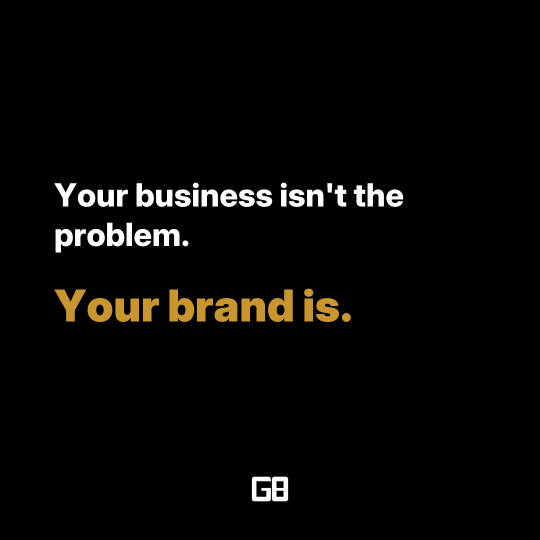
#> input picture assets/gobig/instagram/first-carousel/slide-01.png, 1080 x 1080 px, given in place of logo-v8-wordmark.png, which was not available (shown at 1/2 size)
$ python generate_v8.py
#> lines starting #> are read from the running program, lines starting #| are printed output that depends on the picture; pictures that were not available may be replaced by others from this repository, and a replacement may not be noted
#!/usr/bin/env python3
"""
GO BIG — Instagram Carousel / final-v8
Black bg · White + gold accents · Inter only (no serif) · V8 wordmark footer (small, centered)
"""
from PIL import Image, ImageDraw, ImageFont
import os

# ── Canvas ────────────────────────────────────────────────
SIZE        = 1080
MARGIN      = 130
CONTENT_TOP = 130
CONTENT_BOT = 880        # wordmark sits below this
TEXT_W      = SIZE - 2 * MARGIN

BG    = (0, 0, 0)
WHITE = (255, 255, 255)
GOLD  = (200, 149, 46)
MUTED = (130, 130, 130)

# ── Inter (only) ──────────────────────────────────────────
LF = os.path.expanduser("~/Library/Fonts")
def F(weight, size):
    files = {
        "black":     "Inter_28pt-Black.ttf",
        "extrabold": "Inter_28pt-ExtraBold.ttf",
        "bold":      "Inter_28pt-Bold.ttf",
        "semibold":  "Inter_28pt-SemiBold.ttf",
        "medium":    "Inter_28pt-Medium.ttf",
        "regular":   "Inter_18pt-Regular.ttf",
    }
    return ImageFont.truetype(os.path.join(LF, files[weight]), size)

# ── V8 wordmark (extracted, transparent) ──────────────────
HERE     = os.path.dirname(os.path.abspath(__file__))
LOGO_SRC = os.path.join(HERE, "logo-v8-wordmark.png")

# Original aspect 900:192 ≈ 4.6875:1. Render at 220×47 (small, classy).
_raw      = Image.open(LOGO_SRC).convert("RGBA")
LOGO_W    = 220
LOGO_H    = int(LOGO_W * _raw.size[1] / _raw.size[0])
#> LOGO_H = 220
LOGO      = _raw.resize((LOGO_W, LOGO_H), Image.LANCZOS)
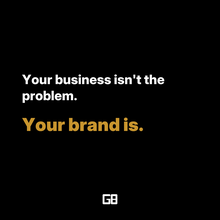
#> LOGO: PIL image 220x220 RGBA; mean R, G, B, A 7.9, 7.2, 5.5, 255

# ── Helpers ───────────────────────────────────────────────
def wrap(draw, text, font, max_w):
    words = text.split()
    lines, cur = [], []
    for w in words:
        test = " ".join(cur + [w])
        bx = draw.textbbox((0, 0), test, font=font)
        if bx[2] - bx[0] <= max_w:
            cur.append(w)
        else:
            if cur:
                lines.append(" ".join(cur))
            cur = [w]
    if cur:
        lines.append(" ".join(cur))
    return lines

def lh(draw, font, mult=1.3):
    bx = draw.textbbox((0, 0), "Ag", font=font)
    return int((bx[3] - bx[1]) * mult)

def block_h(draw, text, font, lhm=1.3):
    return lh(draw, font, lhm) * len(wrap(draw, text, font, TEXT_W))

# ── Renderer ──────────────────────────────────────────────
# Element types:
#   ("t", text, font, color, lhm)
#   ("s", px)

def render(elements, out_path):
    img  = Image.new("RGB", (SIZE, SIZE), BG)
    draw = ImageDraw.Draw(img)

    total = sum(
        el[1] if el[0] == "s"
        else block_h(draw, el[1], el[2], el[4])
        for el in elements
    )
    content_h = CONTENT_BOT - CONTENT_TOP
    y = CONTENT_TOP + max(0, (content_h - total) // 2)

    for el in elements:
        if el[0] == "s":
            y += el[1]
        else:
            _, text, font, color, lhm = el
            step = lh(draw, font, lhm)
            for line in wrap(draw, text, font, TEXT_W):
                draw.text((MARGIN, y), line, font=font, fill=color)
                y += step

    # Wordmark — bottom centre, small
    lx = (SIZE - LOGO.size[0]) // 2
    ly = SIZE - LOGO.size[1] - 72
    img.paste(LOGO, (lx, ly), LOGO)

    img.save(out_path, "PNG")
    print(f"  ✓  {os.path.basename(out_path)}")

# ── Type system (Inter only) ──────────────────────────────
H_HOOK   = F("black",     104)   # Slide-01 punchline (gold)
H_LARGE  = F("black",     88)    # Slide-05 dominant headline (gold)
H_HEAD   = F("extrabold", 64)    # Hero white headlines
H_STMT   = F("extrabold", 56)    # Statement headlines
PUNCH    = F("black",     58)    # Gold punchlines (replaces serif punchlines)
SUB      = F("semibold",  48)    # White landing lines
SUB2     = F("semibold",  46)
BODY     = F("regular",   42)    # Muted body
BODYSM   = F("regular",   38)

# ── Slides ────────────────────────────────────────────────
slides = {

  "slide-01.png": [
    ("t", "Your business isn't the problem.",        H_HEAD, WHITE, 1.3),
    ("s", 80),
    ("t", "Your brand is.",                          H_HOOK, GOLD,  1.2),
  ],

  "slide-02.png": [
    ("t", "Before any conversation happens, someone has already made a decision about you.", H_STMT, WHITE, 1.35),
    ("s", 56),
    ("t", "They looked at your website.",            BODY,  MUTED, 1.45),
    ("t", "They read how you describe what you do.", BODY,  MUTED, 1.45),
    ("t", "They saw your visual identity.",          BODY,  MUTED, 1.45),
    ("s", 56),
    ("t", "And they decided whether you were worth their time.", SUB, WHITE, 1.3),
  ],

  "slide-03.png": [
    ("t", "Most business owners lose deals they never knew they were in.", H_STMT, WHITE, 1.35),
    ("s", 48),
    ("t", "Not because of price.",                   BODY,  MUTED, 1.45),
    ("t", "Not because of the product.",             BODY,  MUTED, 1.45),
    ("s", 72),
    ("t", "They don't trust it enough to take the next step.", PUNCH, GOLD, 1.3),
  ],

  "slide-04.png": [
    ("t", "The gap is almost always the same.",      H_STMT, WHITE, 1.3),
    ("s", 48),
    ("t", "The business is real.",                   BODY,  MUTED, 1.45),
    ("t", "The brand doesn't match it.",             BODY,  MUTED, 1.45),
    ("s", 52),
    ("t", "You've built something that works.",      SUB2,  WHITE, 1.3),
    ("t", "Your brand still looks like you're figuring it out.", PUNCH, GOLD, 1.3),
  ],

  "slide-05.png": [
    ("t", "Brand. Website. Positioning.",            H_LARGE, GOLD,  1.2),
    ("s", 60),
    ("t", "Not three separate projects.",            BODYSM, MUTED, 1.5),
    ("t", "One system.",                             BODYSM, MUTED, 1.5),
    ("s", 60),
    ("t", "When they work together, the quality of conversation changes before you say a word.", SUB2, WHITE, 1.35),
  ],

  "slide-06.png": [
    ("t", "We work with business owners who have already built something real and need the outside to match the inside.", BODY, MUTED, 1.45),
    ("s", 60),
    ("t", "We don't work with everyone.",            H_STMT, WHITE, 1.3),
    ("s", 20),
    ("t", "If we're a fit, it's worth a conversation.", PUNCH, GOLD, 1.3),
  ],

}

print("\nGenerating final-v8 carousel...\n")
for filename, els in slides.items():
    render(els, os.path.join(HERE, filename))
#> this loop made 6 passes
#> total in render on passes 1 to 6: 353, 744, 589, 549, 601, 530
#> pass 1, in render, `img.save(out_path, "PNG")`:
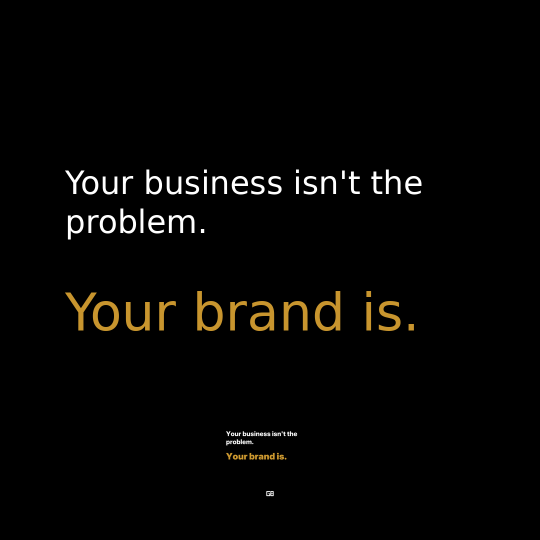
#> saved as slide-01.png: PIL image 1080x1080 RGB (shown at 1/2 size); mean R, G, B 5.4, 4.7, 3.5
#> pass 2, in render (call 2), `img.save(out_path, "PNG")`:
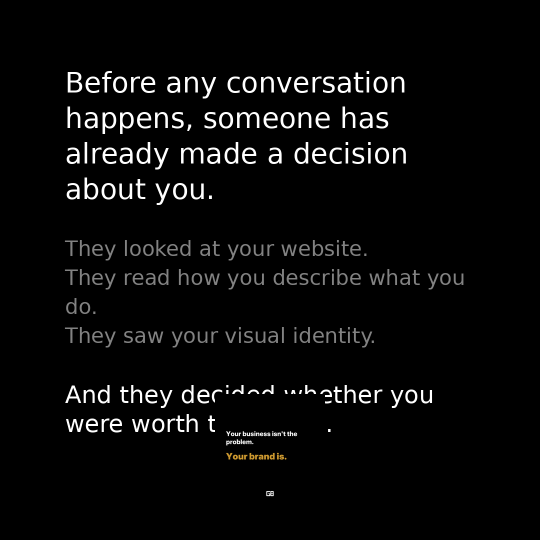
#> saved as slide-02.png: PIL image 1080x1080 RGB (shown at 1/2 size); mean R, G, B 9.7, 9.6, 9.6
print("\nDone.\n")

$ run again, on assets/gobig/instagram/first-carousel/slide-02.png
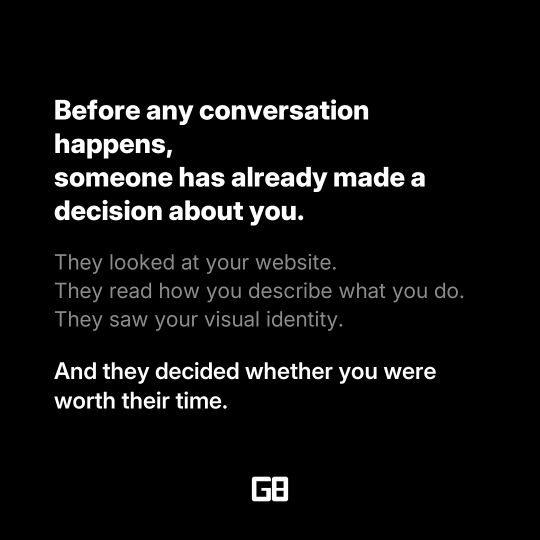
#> input picture assets/gobig/instagram/first-carousel/slide-02.png, 1080 x 1080 px, given in place of logo-v8-wordmark.png, which was not available (shown at 1/2 size)
#> the loop `for filename, els in slides.items():` made 6 passes
#> total in render on passes 1 to 6: 353, 744, 589, 549, 601, 530
#> pass 1, in render, `img.save(out_path, "PNG")`:
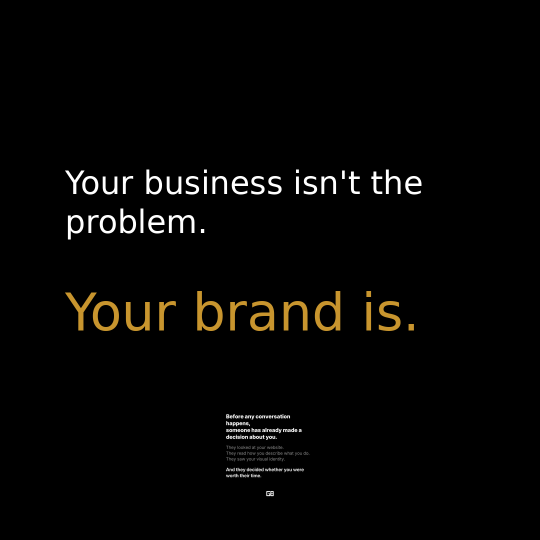
#> saved as slide-01.png: PIL image 1080x1080 RGB (shown at 1/2 size); mean R, G, B 5.6, 5, 3.8
#> pass 2, in render (call 2), `img.save(out_path, "PNG")`:
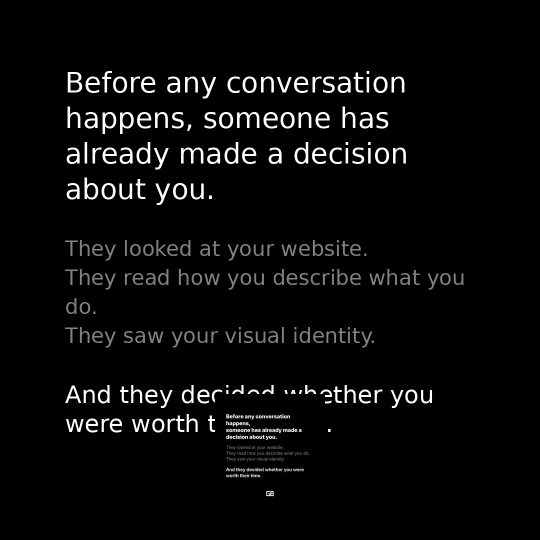
#> saved as slide-02.png: PIL image 1080x1080 RGB (shown at 1/2 size); min 0, max 255, mean 9.9
